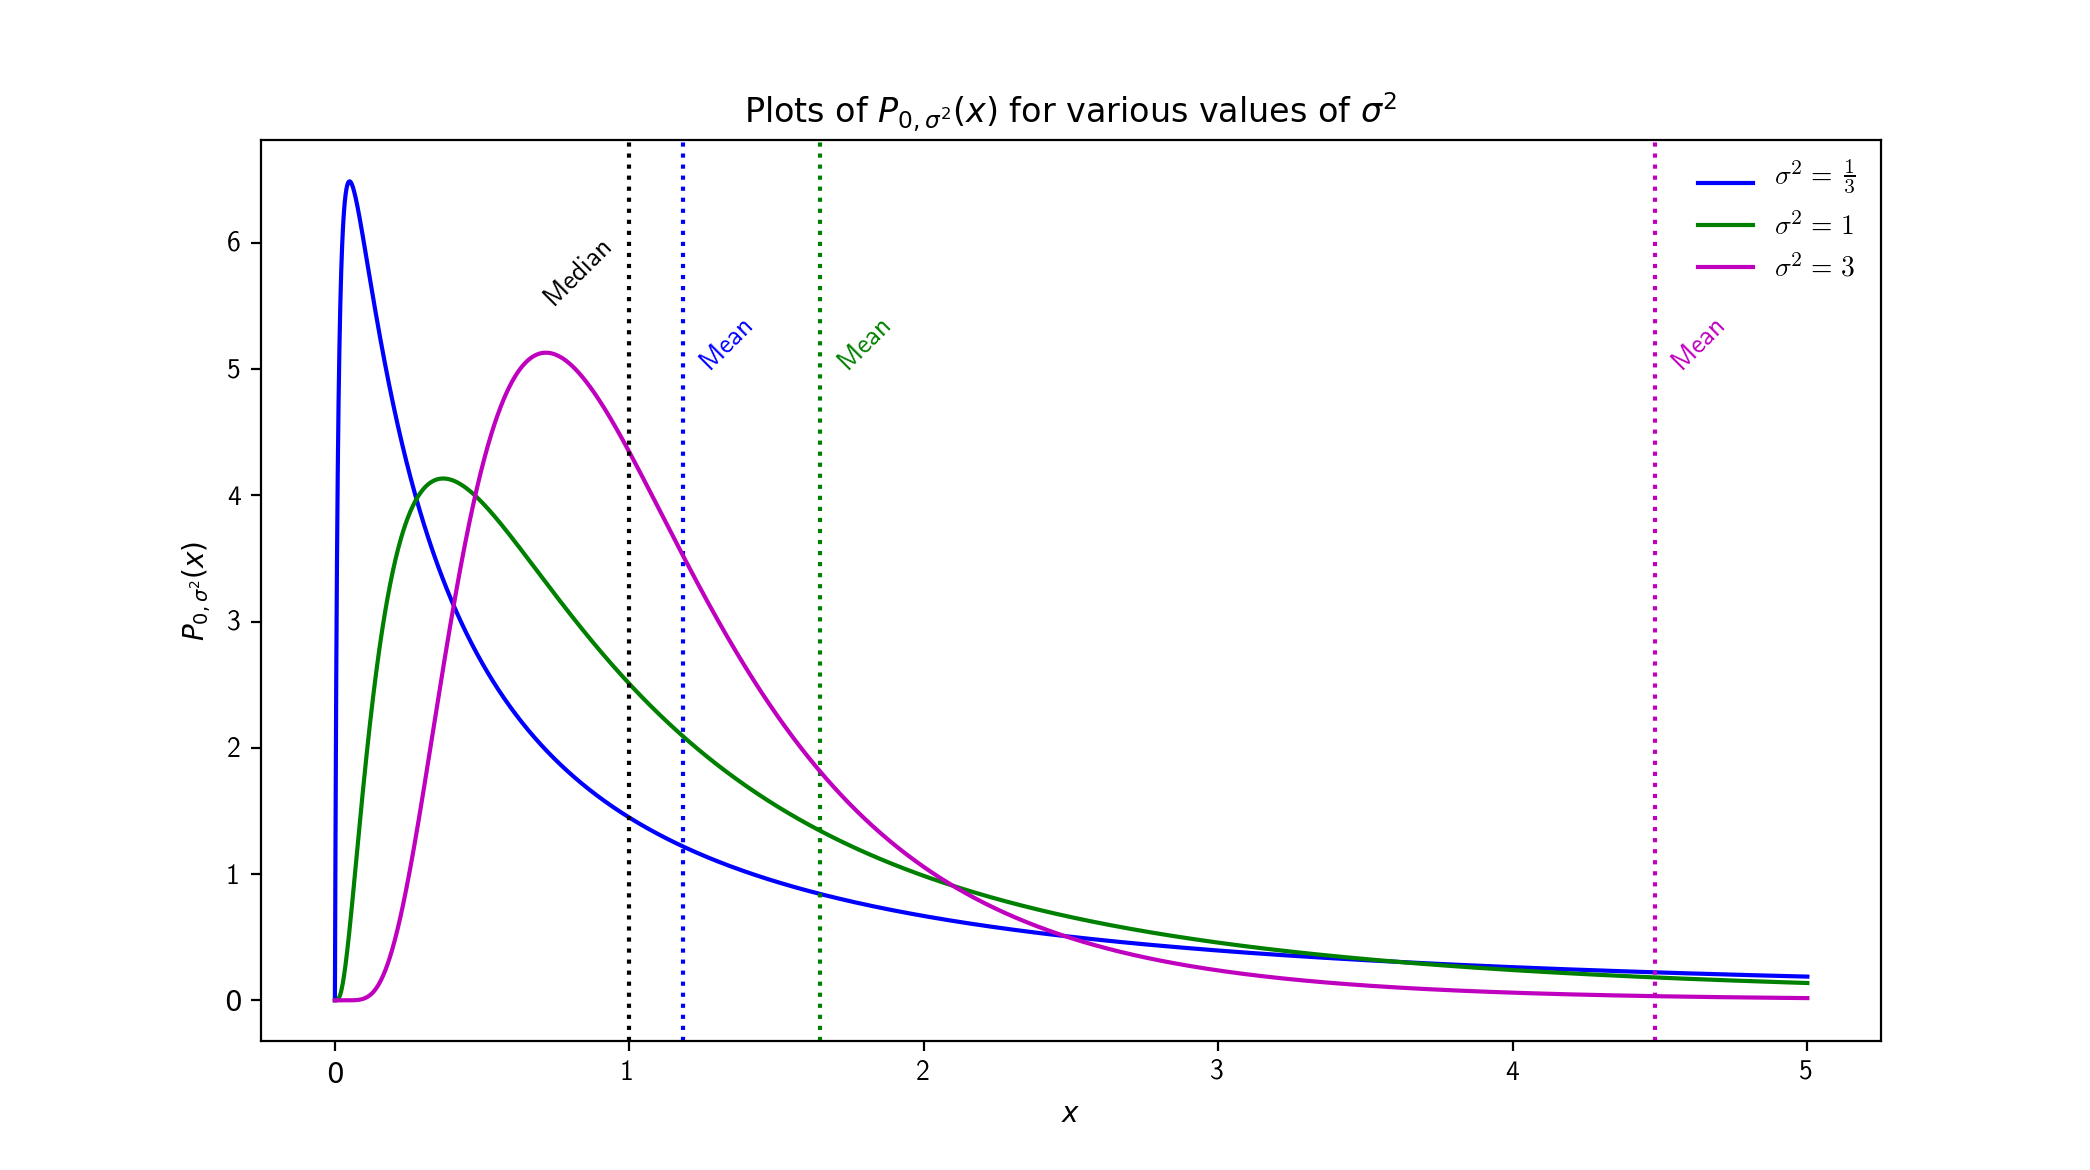

The Python source for this figure:
import numpy as np
import matplotlib.pyplot as plt

fig, ax = plt.subplots(1, 1)
plt.rc('text', usetex=True)


def P(x, mu, sigma_sr):
    return (1 / x * np.sqrt(2 * np.pi * sigma_sr)) \
        * np.exp(-np.power(np.log(x) - mu, 2) / 2 * sigma_sr)


def Mean(sigma_sr):
    return np.exp((1 / 2) * sigma_sr)


x = np.linspace(0, 5, 100000)
sigma_sr_list = [1 / 3, 1, 3]
color_list = ['b', 'g', 'm']
label_list = [r'$\sigma^2 = \frac{1}{3}$', r'$\sigma^2 = 1$', r'$\sigma^2 = 3$']
for i, sigma_sr in enumerate(sigma_sr_list):
    ax.plot(x, P(x, 0, sigma_sr), label=label_list[i], color=color_list[i])
    ax.axvline(Mean(sigma_sr), ls=':', color=color_list[i])
    ax.text(Mean(sigma_sr) + 0.05, 5, 'Mean', rotation=45, color=color_list[i])

ax.axvline(1, ls=':', color='k')
ax.text(0.7, 5.5, 'Median', rotation=45)

ax.legend(loc='best', frameon=False)
ax.set_title(r'Plots of $P_{0,\sigma^2}(x)$ for various values of $\sigma^2$')
ax.set_xlabel(r'$x$')
ax.set_ylabel(r'$P_{0,\sigma^2}(x)$')
plt.show()
